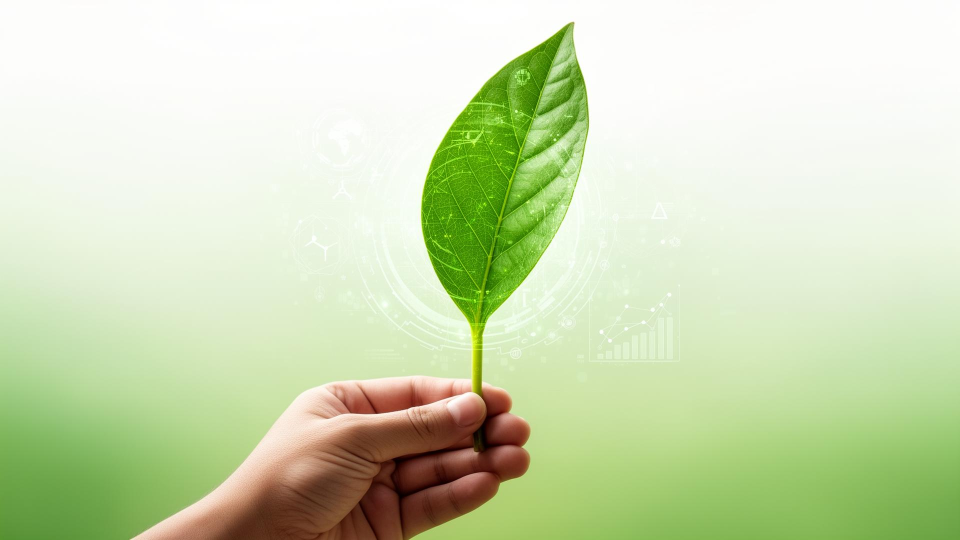
#> input picture Frontend/src/assets/hero-illustration.jpg, 1920 x 1080 px (shown at 1/2 size)
$ python -i utils.py   (imports and definitions only)
#> lines starting #> are read from the running program, lines starting #| are printed output that depends on the picture
"""
Utility functions for the plant disease detection system
"""

import os
import json
import numpy as np
from PIL import Image
import cv2


# [136 lines left out: functions load_class_indices, preprocess_image, format_disease_name, get_disease_info, calculate_confidence_metrics, is_prediction_reliable, not called in this run]


def enhance_image_for_analysis(image_path):
    """
    Enhance image quality for better visual analysis
    Useful for BLIP model input

    Args:
        image_path: Path to image file

    Returns:
        Enhanced PIL Image
    """
    # Read image
    img = cv2.imread(image_path)
#> img is the input picture: shape (1080, 1920, 3); mean B, G, R 181.2, 219.8, 205.9

    # Apply CLAHE (Contrast Limited Adaptive Histogram Equalization)
    lab = cv2.cvtColor(img, cv2.COLOR_BGR2LAB)
#> lab: shape (1080, 1920, 3); mean of channels 0, 1, 2 218.6, 117.4, 145.7
    l, a, b = cv2.split(lab)
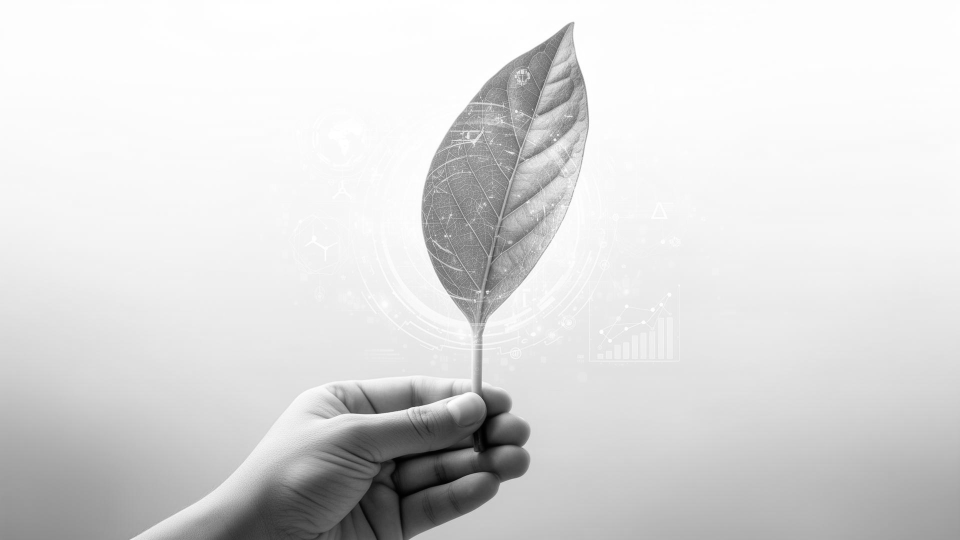
#> l: shape (1080, 1920) (shown at 1/2 size); min 0, max 255, mean 218.6
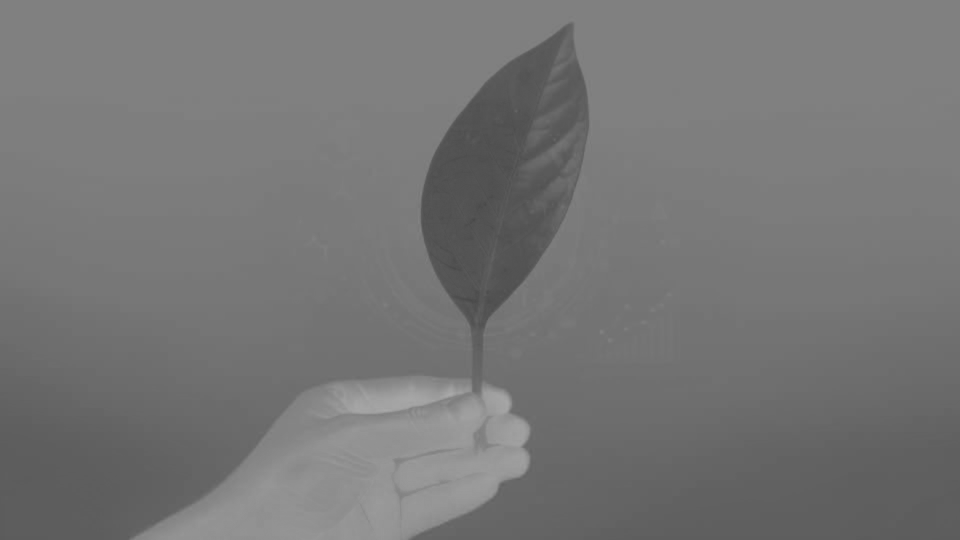
#> a: shape (1080, 1920) (shown at 1/2 size); min 72, max 170, mean 117.4
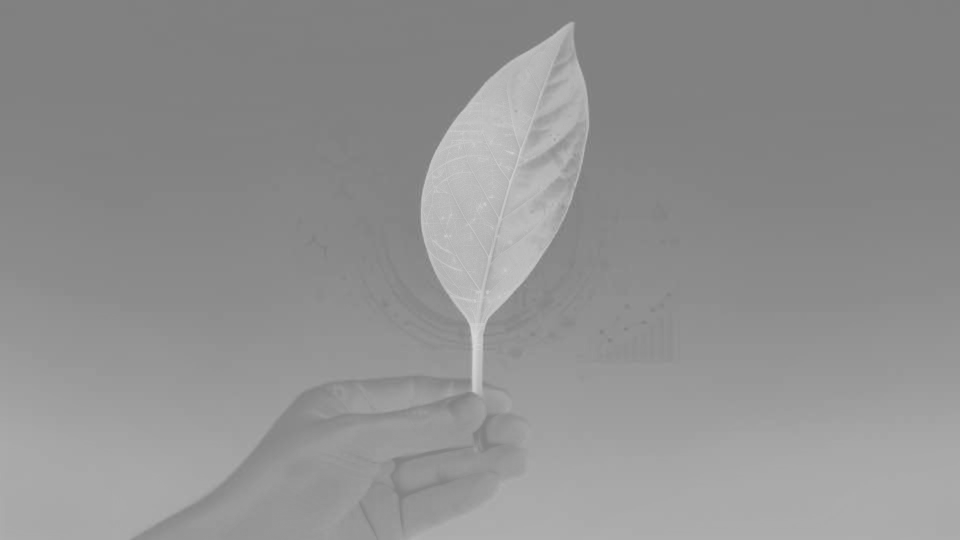
#> b: shape (1080, 1920) (shown at 1/2 size); min 123, max 217, mean 145.7
    clahe = cv2.createCLAHE(clipLimit=3.0, tileGridSize=(8,8))
    l = clahe.apply(l)
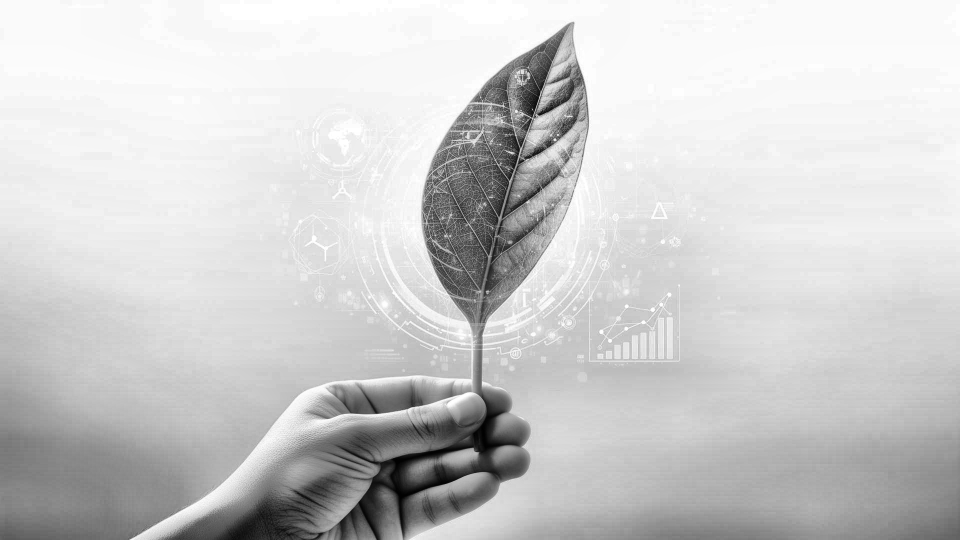
#> l: shape (1080, 1920) (shown at 1/2 size); min 0, max 255, mean 204.9
    enhanced = cv2.merge([l, a, b])
#> enhanced: shape (1080, 1920, 3); mean of channels 0, 1, 2 204.9, 117.4, 145.7
    enhanced = cv2.cvtColor(enhanced, cv2.COLOR_LAB2BGR)
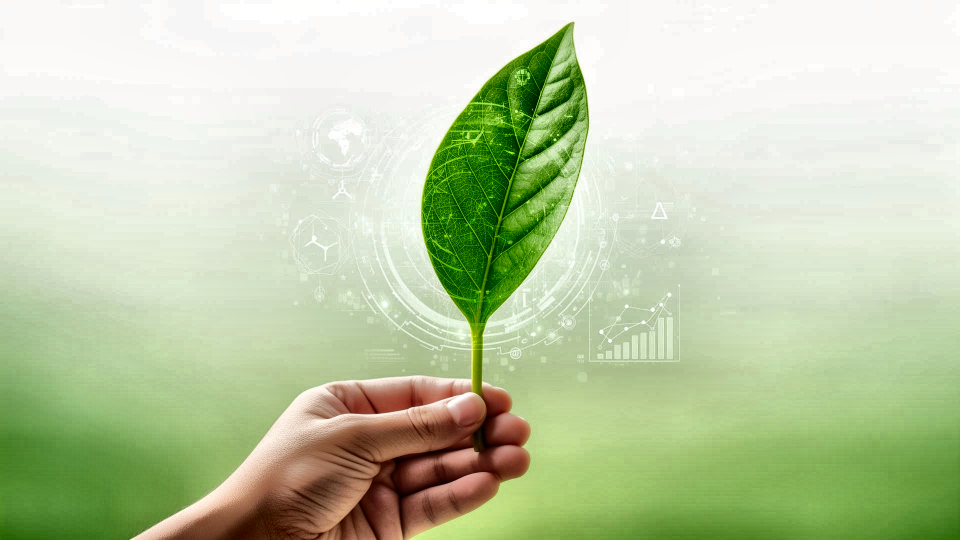
#> enhanced: shape (1080, 1920, 3) (shown at 1/2 size); mean B, G, R 168.4, 205, 191.2

    # Convert to PIL
    enhanced_pil = Image.fromarray(cv2.cvtColor(enhanced, cv2.COLOR_BGR2RGB))

    return enhanced_pil


# [91 lines left out: functions create_visualization, validate_image, get_model_summary_stats, not called in this run]

>>> result = enhance_image_for_analysis('../../Frontend/src/assets/hero-illustration.jpg')
